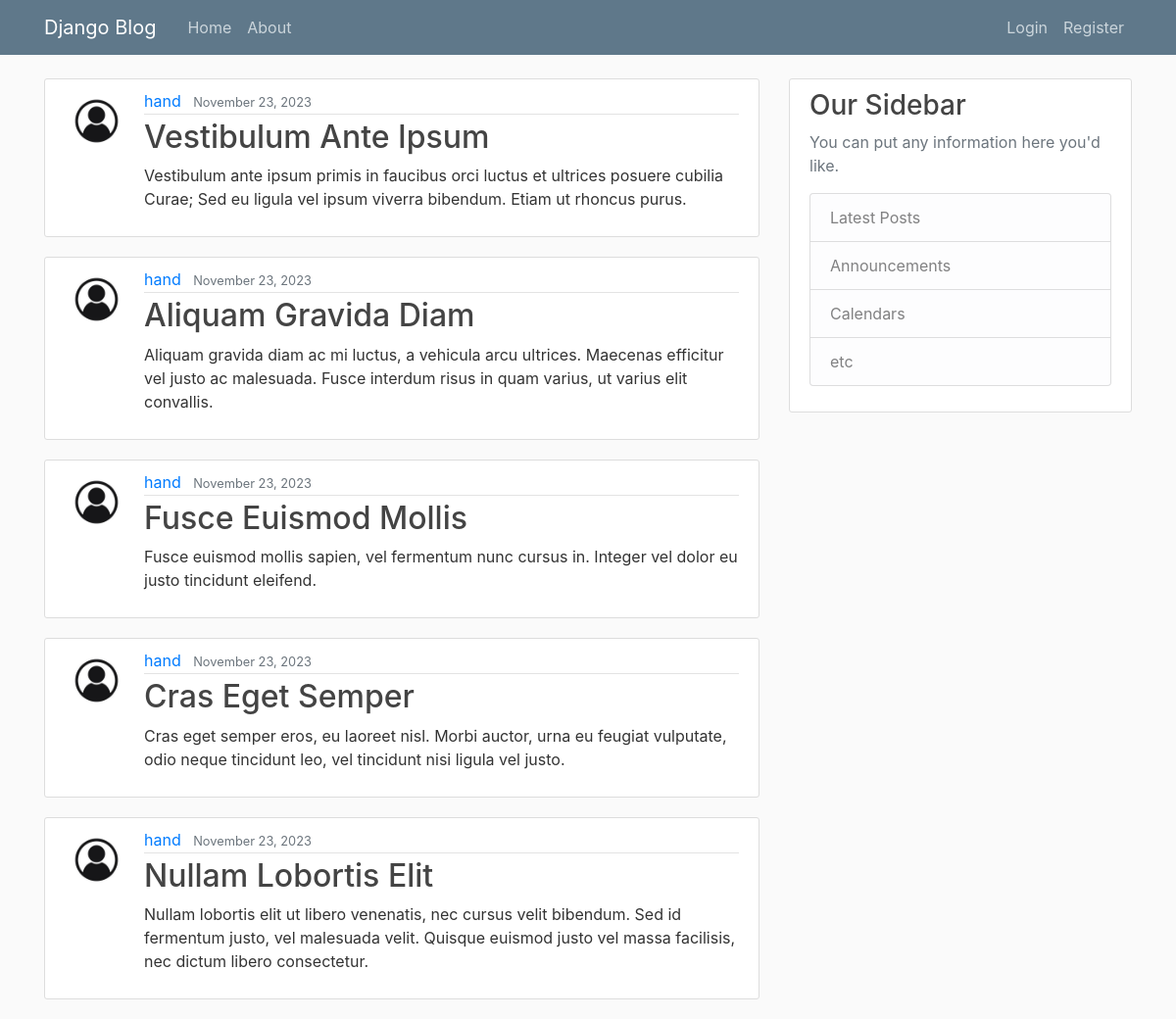
The page / on the database its author committed.
### blog/models.py (models this page shows, shortened)
class Post(models.Model):
    title = models.CharField(max_length=100)
    content = models.TextField()
    date_posted = models.DateTimeField(default=timezone.now)
    author = models.ForeignKey(User, on_delete=models.CASCADE)

### users/models.py (models this page shows, shortened)
class Profile(models.Model):
    user = models.OneToOneField(User, on_delete=models.CASCADE)
    image = models.ImageField(default='default.jpg', upload_to='profile_pic')

### blog/views.py (the view)
# urls.py: path('', PostListView.as_view(), name='blog-home'),
class PostListView(ListView):
    model = Post
    template_name = 'blog/home.html'  # <app>/<model>_<viewtype>.html
    context_object_name = 'posts'
    ordering = ['-date_posted']
    paginate_by = 5

### blog/templates/blog/home.html
{% extends "blog/base.html" %}
{% block content %}
{% for post in posts %}
<article class="media content-section">
  <img class="rounded-circle article-img" src="{{ post.author.profile.image.url }}">
  <div class="media-body">
    <div class="article-metadata">
      <a class="mr-2" href="#">{{ post.author }}</a>
      <small class="text-muted">{{ post.date_posted|date:"F d, Y" }}</small>
    </div>
    <h2><a class="article-title" href="{% url 'post-detail' post.id %}">{{ post.title }}</a></h2>
    <p class="article-content">{{ post.content }}</p>
  </div>
</article>
{% endfor %}
{% endblock content %}

### blog/templates/blog/base.html (shortened to what this page needs)
{% load static %}
<!DOCTYPE html>
<html lang="en">
<head>
  <link rel="stylesheet" href="https://cdn.jsdelivr.net/npm/bootstrap@4.0.0/dist/css/bootstrap.min.css"
>
  <link rel="stylesheet" href="{%static 'blog/main.css'%}">
</head>
<body>
  <header class="site-header">
    <nav class="navbar navbar-expand-md navbar-dark bg-steel fixed-top">
      <div class="container">
        <a class="navbar-brand mr-4" href="{% url 'blog-home' %}">Django Blog</a>
        <div class="collapse navbar-collapse" id="navbarToggle">
          <div class="navbar-nav mr-auto">
            <a class="nav-item nav-link" href="{% url 'blog-home' %}">Home</a>
            <a class="nav-item nav-link" href="{% url 'blog-about' %}">About</a>
          </div>
          <div class="navbar-nav">
            {% if user.is_authenticated %}
            <a class="nav-item nav-link" href="{% url 'post-create' %}">New Post</a>
            <a class="nav-item nav-link" href="{% url 'profile' %}">Profile</a>
            <a class="nav-item nav-link" href="{% url 'logout' %}">Log Out</a>
            {% else %}
            <a class="nav-item nav-link" href="{% url 'login' %}">Login</a>
            <a class="nav-item nav-link" href="{% url 'register' %}">Register</a>
            {% endif %}
          </div>
        </div>
      </div>
    </nav>
  </header>
  <main role="main" class="container">
    <div class="row">
      <div class="col-md-8">
        {% block content %}{% endblock %}
      </div>
      <div class="col-md-4">
        <div class="content-section">
          <h3>Our Sidebar</h3>
          <p class='text-muted'>You can put any information here you'd like.
          <ul class="list-group">
            <li class="list-group-item list-group-item-light">Latest Posts</li>
            <li class="list-group-item list-group-item-light">Announcements</li>
            <li class="list-group-item list-group-item-light">Calendars</li>
            <li class="list-group-item list-group-item-light">etc</li>
          </ul>
          </p>
        </div>
      </div>
    </div>
  </main>
</body>
</html>

### blog/static/blog/main.css (style rules this page uses)
body { background: #fafafa; color: #333333; margin-top: 5rem; }
h1, h2, h3, h4, h5, h6 { color: #444444; }
ul { margin: 0; }
.bg-steel { background-color: #5f788a; }
.site-header .navbar-nav .nav-link { color: #cbd5db; }
.content-section { background: #ffffff; padding: 10px 20px; border: 1px solid #dddddd; border-radius: 3px; margin-bottom: 20px; }
.article-title { color: #444444; }
.article-content { white-space: pre-line; }
.article-img { height: 65px; width: 65px; margin-right: 16px; }
.article-metadata { padding-bottom: 1px; margin-bottom: 4px; border-bottom: 1px solid #e3e3e3 }

### rows shown on the page
Post: author.profile.image (placeholder picture), author "hand", date_posted "November 23, 2023", title "Vestibulum Ante Ipsum", content "Vestibulum ante ipsum primis in faucibus orci luctus et ultrices posuere cubilia Curae; Sed eu ligula vel ipsum viverra bibendum. Etiam ut rhoncus purus."
Post: author.profile.image (placeholder picture), author "hand", date_posted "November 23, 2023", title "Aliquam Gravida Diam", content "Aliquam gravida diam ac mi luctus, a vehicula arcu ultrices. Maecenas efficitur vel justo ac malesuada. Fusce interdum risus in quam varius, ut varius elit convallis."
Post: author.profile.image (placeholder picture), author "hand", date_posted "November 23, 2023", title "Fusce Euismod Mollis", content "Fusce euismod mollis sapien, vel fermentum nunc cursus in. Integer vel dolor eu justo tincidunt eleifend."
Post: author.profile.image (placeholder picture), author "hand", date_posted "November 23, 2023", title "Cras Eget Semper", content "Cras eget semper eros, eu laoreet nisl. Morbi auctor, urna eu feugiat vulputate, odio neque tincidunt leo, vel tincidunt nisi ligula vel justo."
Post: author.profile.image (placeholder picture), author "hand", date_posted "November 23, 2023", title "Nullam Lobortis Elit", content "Nullam lobortis elit ut libero venenatis, nec cursus velit bibendum. Sed id fermentum justo, vel malesuada velit. Quisque euismod justo vel massa facilisis, nec dictum libero consectetur."
